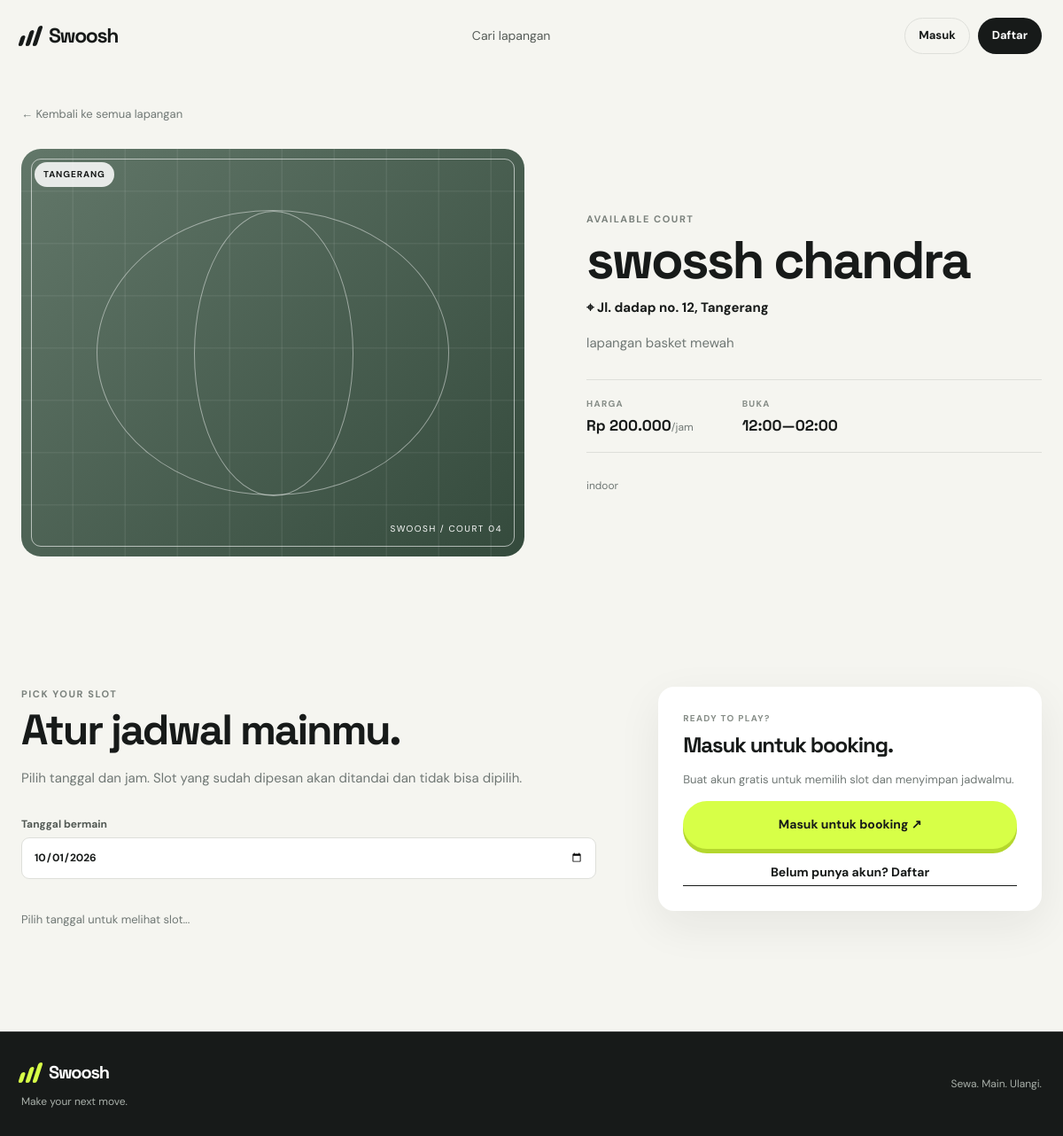
Screenshot of /?route=field/show&id=4 with the database file from the repository.
### tables this page shows
CREATE TABLE `fields` (
  `id` int UNSIGNED NOT NULL,
  `owner_id` int UNSIGNED NOT NULL,
  `name` varchar(160) NOT NULL,
  `description` text,
  `location` varchar(190) NOT NULL,
  `city` varchar(100) NOT NULL,
  `price_per_hour` int UNSIGNED NOT NULL,
  `open_time` time NOT NULL DEFAULT '08:00:00',
  `close_time` time NOT NULL DEFAULT '22:00:00',
  `amenities` varchar(255) DEFAULT NULL,
  `image_url` varchar(500) DEFAULT NULL,
  `is_active` tinyint(1) NOT NULL DEFAULT '1',
  `created_at` timestamp NOT NULL DEFAULT CURRENT_TIMESTAMP,
  `updated_at` timestamp NOT NULL DEFAULT CURRENT_TIMESTAMP ON UPDATE CURRENT_TIMESTAMP
);

### app/core/Controller.php (called while the page is built, shortened)
<?php
abstract class Controller
{
    protected function view(string $view, array $data = []): void
    {
        extract($data);
        require APP_PATH . '/views/' . $view . '.php';
    }
}

### app/controllers/FieldController.php (called while the page is built, shortened)
<?php
final class FieldController extends Controller
{
    public function show(): void
    {
        $id = (int) ($_GET['id'] ?? 0);
        $field = (new Field())->find($id);
        $this->view('fields/show', ['title' => $field['name'], 'field' => $field]);
    }
}

### public/index.php (called while the page is built, shortened)
<?php
require_once APP_PATH . '/core/bootstrap.php';
$route = trim($_GET['route'] ?? '', '/');
$routes = [
    '' => [HomeController::class, 'index'],
    'dashboard' => [HomeController::class, 'dashboard'],
    'login' => [AuthController::class, 'showLogin'],
    'login/submit' => [AuthController::class, 'login'],
    'register' => [AuthController::class, 'showRegister'],
    'register/submit' => [AuthController::class, 'register'],
    'logout' => [AuthController::class, 'logout'],
    'fields' => [FieldController::class, 'index'],
    'field/show' => [FieldController::class, 'show'],
    'booking/store' => [BookingController::class, 'store'],
    'booking/slots' => [BookingController::class, 'slots'],
    'bookings' => [BookingController::class, 'mine'],
    'calendar' => [BookingController::class, 'calendar'],
    'booking/cancel' => [BookingController::class, 'cancel'],
    'payment/checkout' => [PaymentController::class, 'checkout'],
    'payment/demo-complete' => [PaymentController::class, 'completeDemo'],
    'payment/webhook' => [PaymentController::class, 'webhook'],
    'admin/fields' => [AdminController::class, 'fields'],
    'admin/bookings' => [AdminController::class, 'bookings'],
    'admin/booking/status' => [AdminController::class, 'updateBooking'],
    'admin/fields/create' => [FieldController::class, 'create'],
    'admin/fields/store' => [FieldController::class, 'store'],
    'admin/fields/edit' => [FieldController::class, 'edit'],
    'admin/fields/update' => [FieldController::class, 'update'],
    'admin/fields/delete' => [FieldController::class, 'delete'],
];
[$controllerClass, $method] = $routes[$route];
try {
    (new $controllerClass())->$method();
} catch (Throwable $exception) {
    http_response_code(500);
    if ($exception instanceof PDOException) {
        error_log('Swoosh database error: ' . $exception->getMessage());
        $setupError = databaseSetupMessage($exception);
    } else {
        $setupError = (($_ENV['APP_ENV'] ?? 'local') === 'local')
            ? $exception->getMessage()
            : 'Terjadi kesalahan pada aplikasi.';
    }
    if ($route === 'booking/slots') {
        if (!$exception instanceof PDOException) {
            error_log('Swoosh slot endpoint error: ' . $exception->getMessage());
        }
        header('Content-Type: application/json; charset=utf-8');
        header('Cache-Control: no-store, no-cache, must-revalidate');
        echo json_encode(['error' => $setupError], JSON_UNESCAPED_UNICODE);
        exit;
    }
    require APP_PATH . '/views/errors/500.php';
}

### app/core/helpers.php (called while the page is built, shortened)
<?php
function e(mixed $value): string
{
    return htmlspecialchars((string) $value, ENT_QUOTES, 'UTF-8');
}
function appBasePath(): string
{
    $scriptPath = str_replace('\\', '/', (string) ($_SERVER['SCRIPT_NAME'] ?? '/index.php'));
    $directory = rtrim(dirname($scriptPath), '/.');
    return $directory === '' ? '' : $directory;
}
function url(string $route = '', array $params = []): string
{
    $query = $route !== '' ? ['route' => ltrim($route, '/')] : [];
    $query = array_merge($query, $params);
    return appBasePath() . ($query ? '/?' . http_build_query($query) : '/');
}
function currentUser(): ?array
{
    return $_SESSION['user'] ?? null;
}
function isLoggedIn(): bool
{
    return currentUser() !== null;
}
function formatRupiah(int|float $amount): string
{
    return 'Rp ' . number_format((float) $amount, 0, ',', '.');
}

### app/core/bootstrap.php (called while the page is built, shortened)
<?php
require_once APP_PATH . '/core/helpers.php';
spl_autoload_register(function (string $class): void {
    $directories = [
        APP_PATH . '/core/',
        APP_PATH . '/controllers/',
        APP_PATH . '/models/',
        APP_PATH . '/services/',
    ];
    foreach ($directories as $directory) {
        $file = $directory . $class . '.php';
        if (is_file($file)) {
            return;
        }
    }
});

### app/core/Database.php (called while the page is built, shortened)
<?php
final class Database
{
    private static ?PDO $connection = null;
    public static function connection(): PDO
    {
        $host = $_ENV['DB_HOST'] ?? '127.0.0.1';
        $port = $_ENV['DB_PORT'] ?? '3306';
        $name = $_ENV['DB_NAME'] ?? 'swoosh';
        $user = $_ENV['DB_USER'] ?? 'root';
        $pass = $_ENV['DB_PASS'] ?? '';
        $dsn = "mysql:host={$host};port={$port};dbname={$name};charset=utf8mb4";
        self::$connection = new PDO($dsn, $user, $pass, [
            PDO::ATTR_ERRMODE => PDO::ERRMODE_EXCEPTION,
            PDO::ATTR_DEFAULT_FETCH_MODE => PDO::FETCH_ASSOC,
            PDO::ATTR_EMULATE_PREPARES => false,
        ]);
        return self::$connection;
    }
}

### app/core/Model.php (called while the page is built, shortened)
<?php
abstract class Model
{
    public function __construct()
    {
        $this->db = Database::connection();
    }
}

### app/models/Field.php (called while the page is built, shortened)
<?php
final class Field extends Model
{
    public function find(int $id): ?array
    {
        $statement = $this->db->prepare(
            'SELECT f.*, u.name AS owner_name, u.phone AS owner_phone
             FROM fields f JOIN users u ON u.id = f.owner_id WHERE f.id = ? LIMIT 1'
        );
        $statement->execute([$id]);
        return $statement->fetch() ?: null;
    }
}

### app/views/fields/show.php (the view, shortened to what this page needs)
<?php require APP_PATH . '/views/layouts/header.php'; ?>
<section class="detail-hero">
    <div class="container">
        <a class="back-link" href="<?= url('fields') ?>">← Kembali ke semua lapangan</a>
        <div class="detail-grid">
            <div class="detail-visual <?= $field['id'] % 3 === 1 ? 'field-image-2' : ($field['id'] % 3 === 2 ? 'field-image-3' : '') ?>">
                <span class="field-tag"><?= e($field['city']) ?></span>
                <span class="detail-code">SWOOSH / COURT <?= str_pad((string) $field['id'], 2, '0', STR_PAD_LEFT) ?></span>
                <span class="field-surface-line"></span>
            </div>
            <div class="detail-copy">
                <div class="eyebrow">Available court</div>
                <h1><?= e($field['name']) ?></h1>
                <p class="detail-location">⌖ <?= e($field['location']) ?>, <?= e($field['city']) ?></p>
                <p><?= e($field['description'] ?: 'Lapangan basket pilihan untuk latihan, pickup game, dan pertandingan komunitas.') ?></p>
                <div class="detail-facts">
                    <div><span class="overline">HARGA</span><strong><?= formatRupiah($field['price_per_hour']) ?><small>/jam</small></strong></div>
                    <div><span class="overline">BUKA</span><strong><?= substr($field['open_time'], 0, 5) ?>—<?= substr($field['close_time'], 0, 5) ?></strong></div>
                </div>
                <div class="amenities"><?= e($field['amenities'] ?: 'Indoor · Lampu malam · Parkir tersedia') ?></div>
            </div>
        </div>
    </div>
</section>
<section class="section section-light booking-section">
    <div class="container booking-layout">
        <div>
            <div class="eyebrow">Pick your slot</div>
            <h2>Atur jadwal mainmu.</h2>
            <p class="muted">Pilih tanggal dan jam. Slot yang sudah dipesan akan ditandai dan tidak bisa dipilih.</p>
            <div class="calendar-picker">
                <label>Tanggal bermain<input id="booking-date" type="date" min="<?= date('Y-m-d') ?>" value="<?= date('Y-m-d') ?>"></label>
                <div id="slot-list" class="slot-list"><div class="slot-loading">Pilih tanggal untuk melihat slot...</div></div>
            </div>
        </div>
        <div class="booking-form-card">
            <?php if (isLoggedIn() && !isAdmin()): ?>
                <form method="post" action="<?= url('booking/store') ?>" id="booking-form">
                    <input type="hidden" name="_csrf" value="<?= csrf_token() ?>">
                    <input type="hidden" name="field_id" value="<?= e($field['id']) ?>">
                    <input type="hidden" name="start_time" id="selected-start">
                    <input type="hidden" name="booking_date" id="selected-date" value="<?= date('Y-m-d') ?>">
                    <span class="overline">YOUR BOOKING</span>
                    <h3><?= e($field['name']) ?></h3>
                    <div class="selected-summary" id="selected-summary">Pilih slot dari kalender</div>
                    <label>Durasi bermain
                        <select name="duration_hours" id="duration-hours">
                            <option value="1">1 jam</option><option value="2">2 jam</option><option value="3">3 jam</option>
                        </select>
                    </label>
                    <label>Catatan <span class="optional">(opsional)</span><textarea name="notes" rows="3" placeholder="Contoh: butuh bola, datang dengan tim..."></textarea></label>
                    <div class="total-line"><span>Estimasi total</span><strong id="total-price">—</strong></div>
                    <button class="btn btn-primary btn-wide" type="submit" id="book-submit" disabled>Booking sekarang <span>↗</span></button>
                </form>
            <?php elseif (!isLoggedIn()): ?>
                <span class="overline">READY TO PLAY?</span><h3>Masuk untuk booking.</h3>
                <p>Buat akun gratis untuk memilih slot dan menyimpan jadwalmu.</p>
                <a class="btn btn-primary btn-wide" href="<?= url('login') ?>">Masuk untuk booking ↗</a>
                <a class="text-link centered" href="<?= url('register') ?>">Belum punya akun? Daftar</a>
            <?php else: ?>
                <span class="overline">OWNER VIEW</span><h3>Ini lapangan Anda.</h3>
                <p>Kelola detail dan lihat booking masuk dari dashboard admin.</p>
                <a class="btn btn-dark btn-wide" href="<?= url('admin/fields') ?>">Kelola lapangan</a>
            <?php endif; ?>
        </div>
    </div>
</section>
<?php require APP_PATH . '/views/layouts/footer.php'; ?>

### rows the page displays
fields: city "TANGERANG", id "04", name "swossh chandra", location "Jl. dadap no. 12", city "Tangerang", description "lapangan basket mewah", price_per_hour "Rp 200.000", open_time "12:00", close_time "02:00", amenities "indoor"
